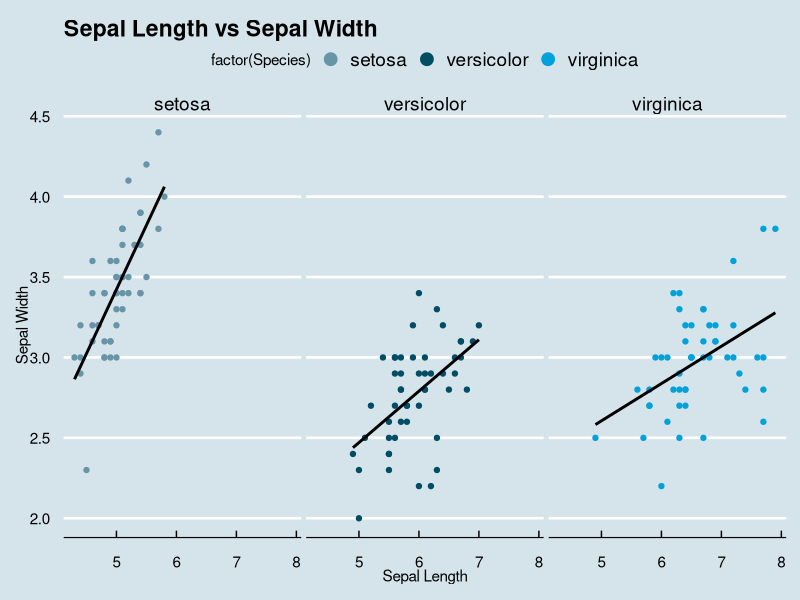

Recreate this plot in R.
#load in libraries
library(ggplot2)

#load in built in dataset
data <- iris

#basic scatter plot
g<-ggplot(data, aes(Sepal.Length, Sepal.Width, color=factor(Species)))+geom_point()

#lets get a title and axis labels in the mix
g<-g+labs(x="Sepal Length", y="Sepal Width", title='Sepal Length vs Sepal Width')

#lets say we want to then color the graph by species of iris
#color is then specified in aes because it is a function of the dataset
#otherwise color would be specified in geom_point()


#legend title is ugly
g<- g+theme(legend.title=element_blank())

#and the legend dots are tiny
g <- g+ guides(color = guide_legend(override.aes = list(size = 4)))


#much better

#shall we change the background color?
g <- g + theme(panel.background = element_rect(fill="grey75"))


#hm you know I changed my mind about all the species being on one graph, lets put it on three
g <- g + facet_wrap(~Species, nrow=1)

#lets add a line to those plots!
#g <- g + stat_smooth()

#that isn't quite what we were looking for, lets do a best fit instead
g <- g + stat_smooth(method = "lm", se=FALSE, col="black")

#you can get all sorts of funky themes in the mix
#https://github.com/jrnold/ggthemes
library(ggthemes)
g<- g+theme_economist()+scale_colour_economist()
#NEAT

#plotting
g
